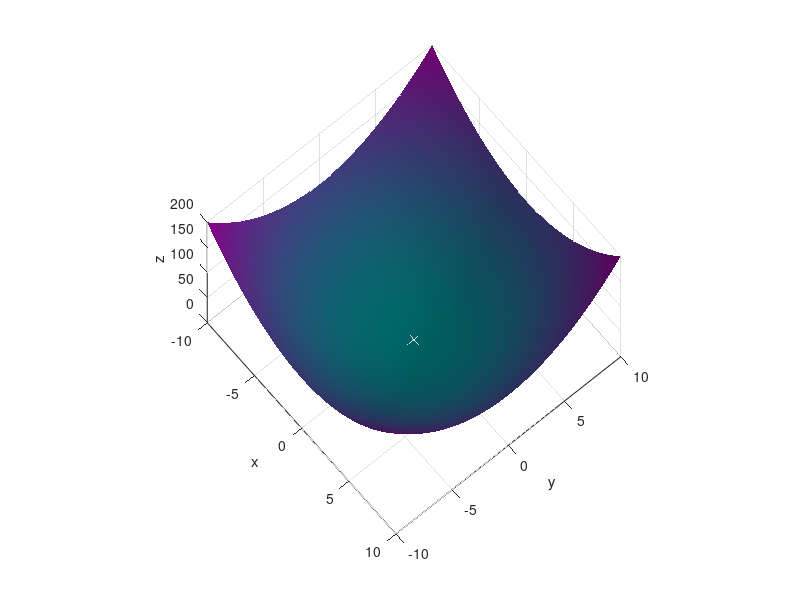

This chart was generated by the following MATLAB code:
x = -10:0.1:10;
y = -10:0.1:10;
[X, Y] = meshgrid(x, y);
z = X .^ 2 + Y .^ 2;
surf(x, y, z);
view([50 70])
colormap("cool");
shading interp;
light('Position', [1 0.4 0.4]);
axis square;
xlabel('x');
ylabel('y');
zlabel('z');
